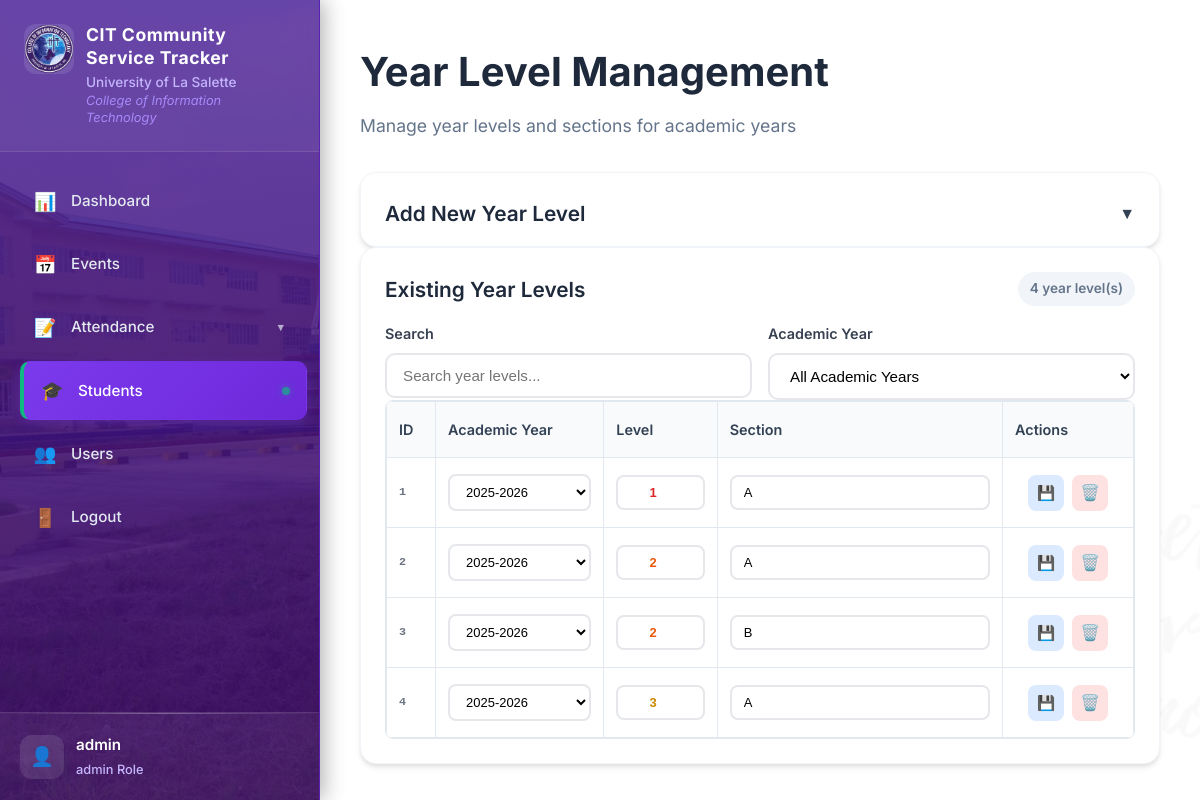
The app's page /year_levels (signed in) with its own data.
### models.py (models this page shows, shortened)
class YearLevel(db.Model):
    id = db.Column(db.Integer, primary_key=True)
    academic_year_id = db.Column(db.Integer, db.ForeignKey("academic_year.id"), nullable=False)
    level = db.Column(db.Integer, nullable=False)         # 1-4
    section = db.Column(db.String(5), nullable=False)
    created_at = db.Column(db.DateTime, default=datetime.utcnow)
    students = db.relationship("Student", backref="year_level", cascade="all, delete-orphan")
    __table_args__ = (
        db.UniqueConstraint("academic_year_id", "level", "section", name="uq_year_level_section"),
    )

class AcademicYear(db.Model):
    id = db.Column(db.Integer, primary_key=True)
    year = db.Column(db.String(20), unique=True, nullable=False)
    status = db.Column(db.String(20), nullable=False, default="active")
    created_at = db.Column(db.DateTime, default=datetime.utcnow)
    semesters = db.relationship("Semester", backref="academic_year", cascade="all, delete-orphan")
    year_levels = db.relationship("YearLevel", backref="academic_year", cascade="all, delete-orphan")

### routes.py (the view)
@app.route("/year_levels")
def year_levels():
    search = request.args.get("search", "").strip()
    ay_filter = request.args.get("academic_year", "")
    query = YearLevel.query.join(AcademicYear)
    if search:
        query = query.filter(
            (db.cast(YearLevel.level, db.String).like(f"%{search}%")) |
            (YearLevel.section.like(f"%{search}%"))
        )
    if ay_filter:
        query = query.filter(YearLevel.academic_year_id == int(ay_filter))
    year_levels_list = query.order_by(YearLevel.level, YearLevel.section).all()
    academic_years = AcademicYear.query.order_by(AcademicYear.year.desc()).all()
    return render_template("year_levels.html", year_levels=year_levels_list, academic_years=academic_years,
                           search=search, ay_filter=ay_filter)

### templates/year_levels.html (shortened to what this page needs)
{% extends "base.html" %}
{% block content %}
<link rel="stylesheet" href="{{ url_for('static', filename='css/year_level.css') }}">
<div class="dashboard-header">
    <h1>Year Level Management</h1>
    <p class="subtitle">Manage year levels and sections for academic years</p>
</div>
<div class="content-card">
    <div class="card-header toggler" onclick="toggleAddYearLevel()">
        <h3>Add New Year Level</h3>
        <span id="toggle-icon-yl">▼</span>
    </div>
</div>
<div class="content-card">
    <div class="card-header">
        <h3>Existing Year Levels</h3>
        <span class="year-level-count">{{ year_levels|length }} year level(s)</span>
    </div>
    <div class="card-content">
<div class="table-controls">
    <form method="get" action="{{ url_for('year_levels') }}" class="filter-form" id="autoFilterForm">
        <div class="filter-row">
            <div class="form-group">
                <label>Search</label>
                <input type="text" name="search" value="{{ search }}" placeholder="Search year levels..." id="searchInput">
            </div>
            <div class="form-group">
                <label>Academic Year</label>
                <select name="academic_year" id="yearFilter">
                    <option value="">All Academic Years</option>
                </select>
            </div>
        </div>
    </form>
</div>
        <div class="table-container">
            <table class="year-levels-table">
                <thead>
                    <tr>
                        <th>ID</th>
                        <th>Academic Year</th>
                        <th>Level</th>
                        <th>Section</th>
                        <th>Actions</th>
                    </tr>
                </thead>
                <tbody>
                    {% for yl in year_levels %}
                    <tr>
                        <form method="post" action="{{ url_for('edit_year_level', yl_id=yl.id) }}">
                            <td class="year-level-id">{{ yl.id }}</td>
                            <td>
                                <select name="academic_year" class="form-select">
                                    {% for ay in academic_years %}
                                    <option value="{{ ay.id }}" {% if yl.academic_year_id==ay.id %}selected{% endif %}>
                                        {{ ay.year }}
                                    </option>
                                    {% endfor %}
                                </select>
                            </td>
                            <td>
                                <input type="number" name="level" value="{{ yl.level }}" min="1" max="4" class="form-input">
                            </td>
                            <td>
                                <input type="text" name="section" value="{{ yl.section }}" class="form-input">
                            </td>
                            <td class="actions">
                                <div class="action-buttons">
                                    <button type="submit" class="btn-update" title="Update">
                                        <span class="btn-icon">💾</span>
                                    </button>
                                    <a href="{{ url_for('delete_year_level', yl_id=yl.id) }}"
                                       class="btn-delete" title="Delete"
                                       onclick="return confirm('Are you sure you want to delete this year level?')">
                                        <span class="btn-icon">🗑️</span>
                                    </a>
                                </div>
                            </td>
                        </form>
                    </tr>
                    {% endfor %}
                </tbody>
            </table>
        </div>
    </div>
</div>
{% endblock %}

### static/css/dashboard.css (style rules this page uses)
* { margin: 0; padding: 0; box-sizing: border-box; }
body, html { font-family: 'Inter', sans-serif; background-color: #f8fafc; height: 100%; color: #334155; line-height: 1.6; }
.dashboard-header { margin-bottom: 32px; }
.dashboard-header h1 { font-size: 2.5em; font-weight: 700; color: #1e293b; margin-bottom: 8px; }
.dashboard-header .subtitle { color: #64748b; font-size: 1.1em; font-weight: 400; }
.content-card { background: #fff; border-radius: 16px; box-shadow: 0 4px 6px -1px rgba(0, 0, 0, 0.1), 0 2px 4px -1px rgba(0, 0, 0, 0.06); border: 1px solid #f1f5f9; overflow: hidden; }
.card-header { padding: 24px 24px 0; display: flex; justify-content: space-between; align-items: center; margin-bottom: 16px; }
.card-header h3 { font-size: 1.3em; font-weight: 600; color: #1e293b; flex: 1; }
.card-content { padding: 0 24px 24px; }

### static/css/year_level.css (style rules this page uses)
.year-level-count { background: #f1f5f9; color: #64748b; padding: 6px 12px; border-radius: 20px; font-size: 0.85em; font-weight: 600; }
.year-level-form, .filter-form { display: flex; flex-direction: column; gap: 20px; }
.form-row, .filter-row { display: grid; grid-template-columns: repeat(auto-fit, minmax(200px, 1fr)); gap: 16px; }
.form-group { display: flex; flex-direction: column; gap: 8px; }
.form-group label { font-weight: 600; color: #374151; font-size: 0.9em; }
.form-group input[type="text"], .form-group input[type="number"], .form-group select { padding: 12px 16px; border: 2px solid #e5e7eb; border-radius: 10px; font-size: 0.95em; transition: all 0.3s ease; background: #fff; }
.btn-icon { font-size: 1.1em; }
.table-container { border-radius: 8px; overflow: auto; border: 1px solid #e2e8f0; }
.year-levels-table { width: 100%; border-collapse: collapse; background: #fff; }
.year-levels-table th { background: #f8fafc; font-weight: 600; color: #334155; border: 1px solid #e2e8f0; padding: 16px 12px; font-size: 0.9em; text-align: left; }
.year-levels-table td { border: 1px solid #e2e8f0; padding: 16px 12px; font-size: 0.9em; transition: background-color 0.2s ease; }
.year-level-id { font-weight: 600; color: #6b7280; font-family: monospace; }
.form-input { padding: 8px 12px; border: 2px solid #e5e7eb; border-radius: 8px; font-size: 0.9em; width: 100%; transition: all 0.3s ease; }
.form-select { padding: 8px 12px; border: 2px solid #e5e7eb; border-radius: 8px; font-size: 0.9em; width: 100%; transition: all 0.3s ease; background: #fff; }
.year-levels-table input[type="number"] { text-align: center; font-weight: 600; }
.year-levels-table input[type="number"][value="1"] { color: #dc2626; }
.year-levels-table input[type="number"][value="2"] { color: #ea580c; }
.year-levels-table input[type="number"][value="3"] { color: #ca8a04; }
.actions { text-align: center; }
.action-buttons { display: flex; gap: 8px; justify-content: center; }
.btn-update, .btn-delete { padding: 8px; border-radius: 8px; text-decoration: none; transition: all 0.3s ease; display: flex; align-items: center; justify-content: center; width: 36px; height: 36px; border: none; cursor: pointer; }
.btn-update { background: #dbeafe; color: #1d4ed8; }
.btn-delete { background: #fee2e2; color: #dc2626; }

### records on screen
YearLevel: id "1", academic_year "2025-2026", level "1", section "A"
YearLevel: id "2", academic_year "2025-2026", level "2", section "A"
YearLevel: id "3", academic_year "2025-2026", level "2", section "B"
YearLevel: id "4", academic_year "2025-2026", level "3", section "A"

### other values on screen
{{ session.get('username') }} "admin"
{{ session.get('role') }} "admin"
{{ year_levels|length }} "4"
